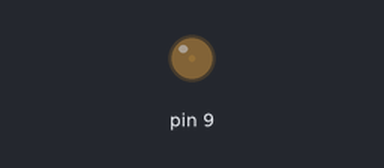
A sketch run on a simulated Arduino Uno, built with avr-gcc and run on an emulated ATmega328P. Shown: output pins drawn as LEDs (lit = HIGH).

Above: at 0.05 s.
At 1.15 s:
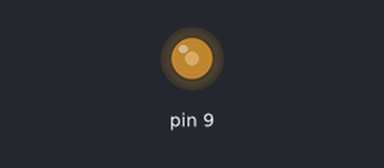
At 2.3 s:
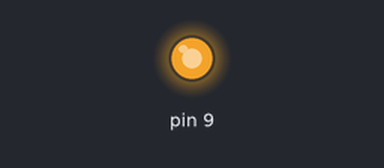
At 4.6 s:
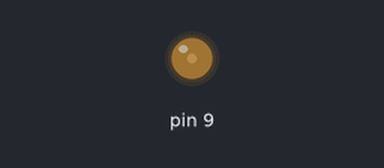
Timing chart, 0 to 6.7 s (numbered marks = the images above):
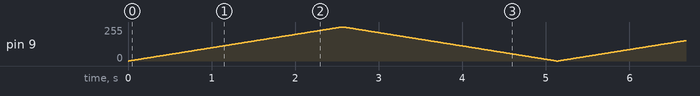

The sketch:

LEDTest2.ino
```cpp
void setup() {

}

void loop() {
  for(int i = 0; i < 256; ++i){
    analogWrite(9, i);
    delay(10);
  }
  for(int i = 256; i > -1; --i){
    analogWrite(9, i);
    delay(10);
  }
}
```
